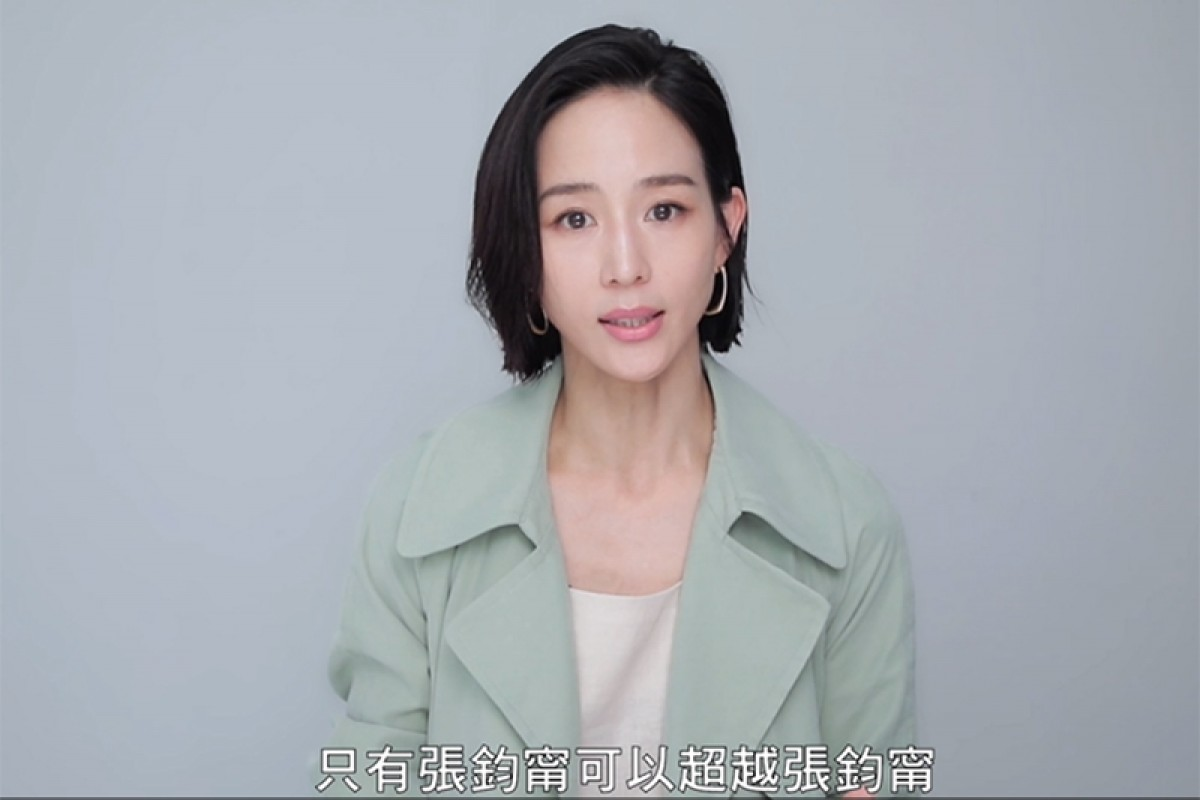
#> input picture img/targets/chung/162545655809.jpg, 1200 x 800 px; its folder holds only this picture in this run
$ jupyter execute --allow-errors evaluation.ipynb   (older library calls are emulated)
#> lines starting #> are read from the running program, lines starting #| are printed output that depends on the picture
#> further down, img is the input picture: shape (800, 1200, 3); mean B, G, R 177.9, 171.7, 167.7
### face_recognition.py
import cv2
import numpy as np
import insightface
from insightface.app import FaceAnalysis
from insightface.data import get_image as ins_get_image
from insightface.utils import DEFAULT_MP_NAME
import os
import argparse

class FaceRecognition(FaceAnalysis):
    def get_single_face(self, img):
        faces = self.get(img)
        if len(faces) > 1:
            bbox_area = []
            for face in faces:
                bbox = face["bbox"]
                bbox_area.append((bbox[2] - bbox[0]) * (bbox[3] - bbox[1]))
            result = faces[np.argmax(bbox_area)]

        elif len(faces) == 1:
            result = faces[0]

        else:
            result = None
        return result

    # [18 lines left out: function read_facebase, not called in this run]

    @staticmethod
    def similarity(vec1, vec2):
        return np.dot(vec1, vec2)

    # [16 lines left out: functions classify, classify_img, not called in this run]


    def get_single_features(self, img):
        face = self.get_single_face(img)
        if not face:
            return None
        return face.normed_embedding

    # [75 lines left out: functions draw_on, run_video, run_img, main, not called in this run]

# [2 lines that do not run on import are left out]

### evaluation.ipynb
# Evaluation for face recognition system

[cell 1]
from face_recognition import FaceRecognition
import cv2
import numpy as np
import os
import matplotlib.pyplot as plt

[cell 2]
app = FaceRecognition()
#> (the rest of this cell did not finish here and is left out)

## Visualize features distribtion

[cell 3]
target_path = "./img/targets"
target_embedding = {}
PCA_pool = []

# collect target embeddings
#> (the rest of this cell did not finish here and is left out)

[cell 4]
from sklearn.decomposition import PCA
from matplotlib.pyplot import cm
pca = PCA(n_components=2)
#> (the rest of this cell did not finish here and is left out)

[cell 5]
fig = plt.figure(figsize = (8,8))
ax = fig.add_subplot(1,1,1)
ax.set_xlabel('Principal Component 1', fontsize = 15)
ax.set_ylabel('Principal Component 2', fontsize = 15)
ax.set_title('2 component PCA', fontsize = 20)
labels = list(target_embedding.keys())
colors = cm.rainbow(np.linspace(0, 1, 10))

for i, label in enumerate(labels):
    after_pca = pca.transform(target_embedding[label])
    ax.scatter(after_pca[:,0],
               after_pca[:,1],
               color = colors[i],
               s = 50)
ax.legend(labels)

Since data points are well clusted in PCA figure, we know the face regonition model works.

## Test
We are going to test the face recognition algorithm with dataset that have images of 10 people (5 in the target groups, the others are not). The testing images are completely different from training set. The testing task is to classify **whether the face in the image is in the target group or not**.

We are going to plot the ROC curve of precision and recall, and thus determine the optimal threshold.

[cell 6]
test_path = "./img/test"
test_embedding = {}

#> (the rest of this cell did not finish here and is left out)

[cell 7]
def get_group_state(threshold, test_embedding, app):
    TP, FP, FN, TN = 0, 0, 0, 0
    for label, vecs in test_embedding.items():
        for vec in vecs:
            if vec is None:
                continue
            predicted = app.classify(vec, threshold)
            if not label.startswith("other") and predicted != "other":
                TP += 1
            elif label.startswith("other") and predicted != "other":
                FP += 1
            elif not label.startswith("other") and predicted == "other":
                FN += 1
            else:
                TN += 1
    return TP, FP, FN, TN

[cell 8]
def plot_ROC_curve(test_embedding, app, points=100):
#> called with points = 100
    thresholds = np.linspace(0, 1, points)

    precisions = []
    recalls = []
    t_pre = []
    t_rec = []
    for t in thresholds:
        TP, FP, FN, TN = get_group_state(t, test_embedding, app)
        if (TP + FP) != 0:
            precisions.append(TP / (TP + FP))
            t_pre.append(t)
        if (TP + FN) != 0:
            recalls.append(TP / (TP + FN))
            t_rec.append(t)

    fig, ax = plt.subplots()

    # Using set_dashes() to modify dashing of an existing line
    line1, = ax.plot(t_pre, precisions, label='precision')
    line1.set_dashes([2, 2, 10, 2])  # 2pt line, 2pt break, 10pt line, 2pt break

    # Using plot(..., dashes=...) to set the dashing when creating a line
    line2, = ax.plot(t_rec, recalls, label='recall')

    ax.legend()
    plt.show()
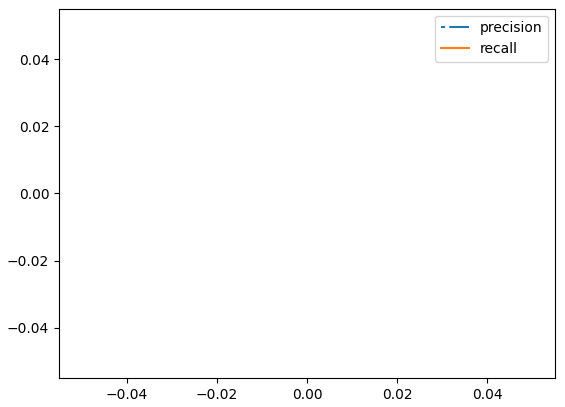
#> figure drawn by matplotlib, 1 panel
